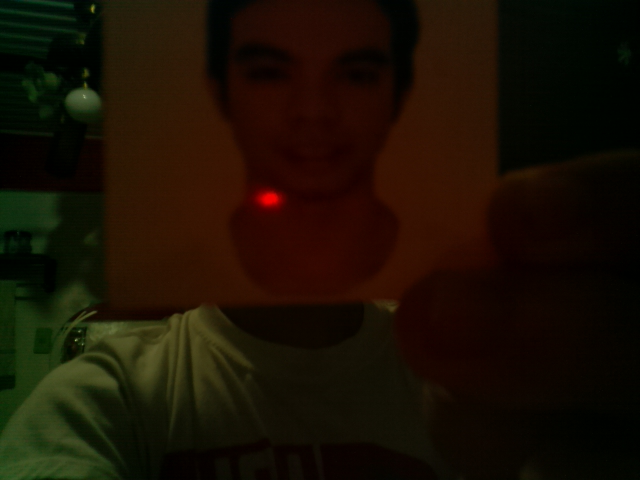
#> input picture debug.pgm, 640 x 480 px
$ python -i face_recog.py   (imports and definitions only)   (Python 2 division)   (older library calls are emulated)
#> lines starting #> are read from the running program, lines starting #| are printed output that depends on the picture
import cv2
import numpy as np
import picamera
import io
import time
import os


RESIZE_FACTOR = 4
scaleFactor = 1.1
minNeighbors = 1
minSize = (30,30)
flags = cv2.cv.CV_HAAR_SCALE_IMAGE

class OpenCVRecog:

    def __init__(self):
        self.debug_image = "captured.pgm"
        self.face_cascade = cv2.CascadeClassifier('haarcascade_frontalface_alt.xml')
        self.face_dir = 'negatives'
        self.unknown_face = 'unknown'
        self.path = os.path.join(self.face_dir, self.unknown_face)
        if not os.path.isdir(self.path):
            os.mkdir(self.path)
        self.model = cv2.createEigenFaceRecognizer()
        self.names = []

    # [76 lines left out: functions load_trained_data, read, process_image, not called in this run]

# [4 lines not run here, left out]


>>> import cv2
>>> picture = cv2.imread('debug.pgm', cv2.IMREAD_GRAYSCALE)
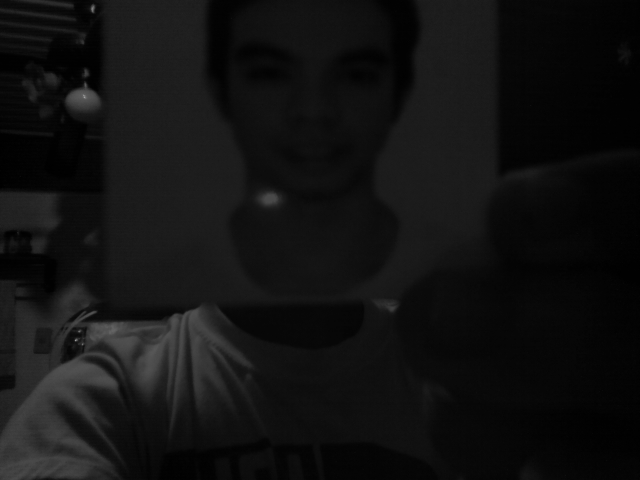
#> picture: shape (480, 640); min 0, max 161, mean 17.6
#> (the run stopped early here; a loop or call above may not have finished)
